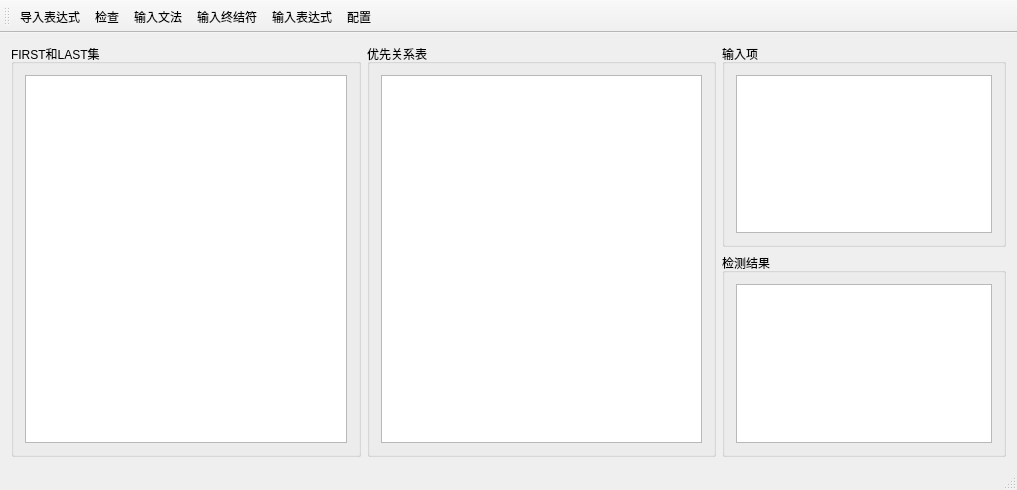
<?xml version="1.0" encoding="UTF-8"?>
<ui version="4.0">
 <class>SyntacticAnalyzerClass</class>
 <widget class="QMainWindow" name="SyntacticAnalyzerClass">
  <property name="geometry">
   <rect>
    <x>0</x>
    <y>0</y>
    <width>1017</width>
    <height>490</height>
   </rect>
  </property>
  <property name="windowTitle">
   <string>算符优先语法分析器</string>
  </property>
  <widget class="QWidget" name="centralWidget">
   <layout class="QGridLayout" name="gridLayout_6">
    <item row="0" column="0">
     <layout class="QHBoxLayout" name="horizontalLayout_2" stretch="5,0">
      <item>
       <layout class="QHBoxLayout" name="horizontalLayout" stretch="0,0">
        <property name="sizeConstraint">
         <enum>QLayout::SetFixedSize</enum>
        </property>
        <item>
         <layout class="QVBoxLayout" name="verticalLayout_2" stretch="0">
          <item>
           <widget class="QGroupBox" name="groupBox">
            <property name="title">
             <string>FIRST和LAST集</string>
            </property>
            <layout class="QGridLayout" name="gridLayout">
             <item row="0" column="0">
              <widget class="QTableView" name="lastView">
               <property name="styleSheet">
                <string notr="true">QHeaderView::section {
    color: white;
    background-color: rgb(0, 170, 255);
    border: 5px solid #f6f7fa;
    border-radius:0px;
    border-color: rgb(0, 170, 255);
} </string>
               </property>
               <attribute name="horizontalHeaderVisible">
                <bool>true</bool>
               </attribute>
               <attribute name="horizontalHeaderCascadingSectionResizes">
                <bool>true</bool>
               </attribute>
               <attribute name="horizontalHeaderDefaultSectionSize">
                <number>100</number>
               </attribute>
               <attribute name="horizontalHeaderShowSortIndicator" stdset="0">
                <bool>true</bool>
               </attribute>
               <attribute name="horizontalHeaderStretchLastSection">
                <bool>true</bool>
               </attribute>
               <attribute name="verticalHeaderCascadingSectionResizes">
                <bool>true</bool>
               </attribute>
               <attribute name="verticalHeaderShowSortIndicator" stdset="0">
                <bool>true</bool>
               </attribute>
               <attribute name="verticalHeaderStretchLastSection">
                <bool>false</bool>
               </attribute>
              </widget>
             </item>
            </layout>
           </widget>
          </item>
         </layout>
        </item>
        <item>
         <widget class="QGroupBox" name="groupBox_3">
          <property name="title">
           <string>优先关系表</string>
          </property>
          <layout class="QGridLayout" name="gridLayout_3">
           <item row="0" column="0">
            <widget class="QTableView" name="tableView">
             <property name="styleSheet">
              <string notr="true">QHeaderView::section {
    color: white;
    background-color: rgb(0, 170, 255);
    border: 5px solid #f6f7fa;
    border-radius:0px;
    border-color: rgb(0, 170, 255);
} </string>
             </property>
            </widget>
           </item>
          </layout>
         </widget>
        </item>
       </layout>
      </item>
      <item>
       <layout class="QVBoxLayout" name="verticalLayout">
        <item>
         <widget class="QGroupBox" name="groupBox_4">
          <property name="title">
           <string>输入项</string>
          </property>
          <layout class="QGridLayout" name="gridLayout_4">
           <item row="0" column="0">
            <widget class="QTextEdit" name="input_text">
             <property name="textInteractionFlags">
              <set>Qt::TextSelectableByKeyboard|Qt::TextSelectableByMouse</set>
             </property>
            </widget>
           </item>
          </layout>
         </widget>
        </item>
        <item>
         <widget class="QGroupBox" name="groupBox_5">
          <property name="title">
           <string>检测结果</string>
          </property>
          <layout class="QGridLayout" name="gridLayout_2">
           <item row="0" column="0">
            <layout class="QVBoxLayout" name="output_verticalLayout">
             <item>
              <widget class="QTextBrowser" name="output_text"/>
             </item>
            </layout>
           </item>
          </layout>
         </widget>
        </item>
       </layout>
      </item>
     </layout>
    </item>
   </layout>
  </widget>
  <widget class="QMenuBar" name="menuBar">
   <property name="geometry">
    <rect>
     <x>0</x>
     <y>0</y>
     <width>1017</width>
     <height>26</height>
    </rect>
   </property>
  </widget>
  <widget class="QToolBar" name="mainToolBar">
   <attribute name="toolBarArea">
    <enum>TopToolBarArea</enum>
   </attribute>
   <attribute name="toolBarBreak">
    <bool>false</bool>
   </attribute>
   <addaction name="open_exp"/>
   <addaction name="check"/>
   <addaction name="input_grammars"/>
   <addaction name="input_treminal"/>
   <addaction name="input_exp"/>
   <addaction name="read_settings"/>
  </widget>
  <widget class="QStatusBar" name="statusBar"/>
  <action name="open_exp">
   <property name="text">
    <string>导入表达式</string>
   </property>
   <property name="toolTip">
    <string>导入表达式</string>
   </property>
  </action>
  <action name="check">
   <property name="text">
    <string>检查</string>
   </property>
   <property name="toolTip">
    <string>检查</string>
   </property>
  </action>
  <action name="input_grammars">
   <property name="text">
    <string>输入文法</string>
   </property>
   <property name="toolTip">
    <string>输入文法</string>
   </property>
  </action>
  <action name="input_treminal">
   <property name="text">
    <string>输入终结符</string>
   </property>
  </action>
  <action name="input_exp">
   <property name="text">
    <string>输入表达式</string>
   </property>
  </action>
  <action name="read_settings">
   <property name="text">
    <string>配置</string>
   </property>
   <property name="toolTip">
    <string>配置</string>
   </property>
  </action>
 </widget>
 <layoutdefault spacing="6" margin="11"/>
 <resources>
  <include location="SyntacticAnalyzer.qrc"/>
 </resources>
 <connections/>
</ui>
